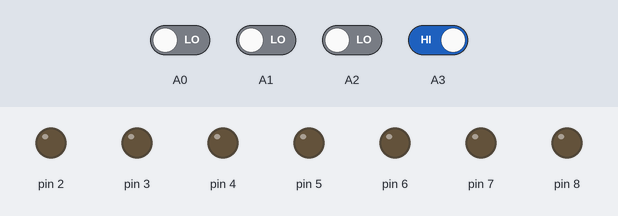
A sketch run on a simulated Arduino Uno, built with avr-gcc and run on an emulated ATmega328P. Parts: output pins drawn as LEDs (lit = HIGH). Inputs (shaded band) come from the test bench; at power-on: A3 HIGH, A0–2 LOW. What the sketch prints to the serial monitor is not drawn.

Above: at 1.2 s.
1.3 s: A1 driven HIGH
At 1.9 s:
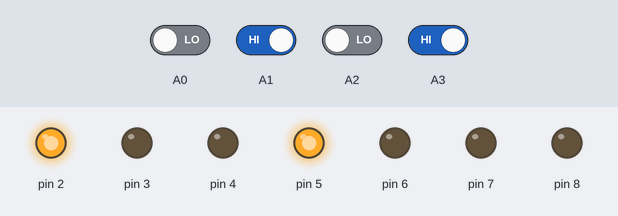
2.8 s: A3 driven LOW
At 4.0 s:
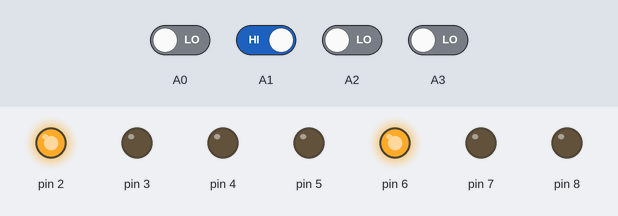
4.3 s: A0 driven HIGH
At 5.2 s:
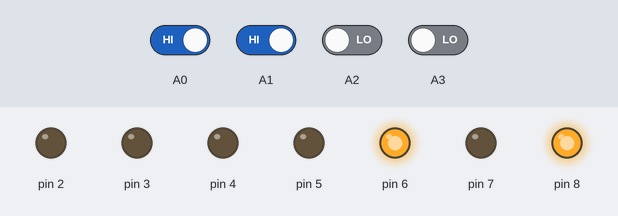
5.8 s: A2 driven HIGH
At 6.3 s:
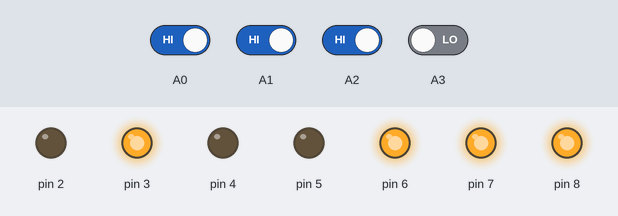
7.3 s: A0 driven LOW
At 8.5 s:
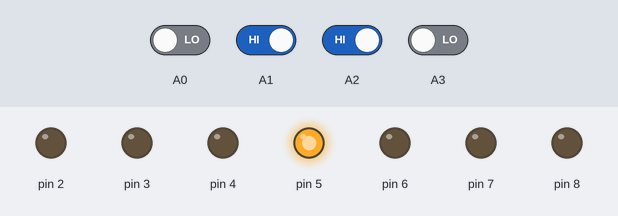
8.8 s: A1 driven LOW
At 9.8 s:
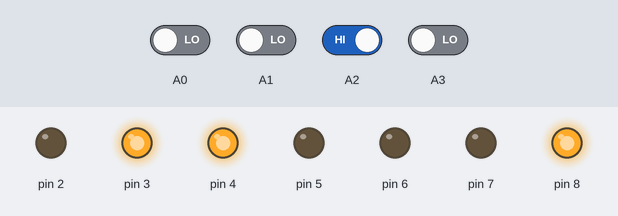
Timing chart, 0 to 11.3 s (numbered marks = the images above; inputs shaded):
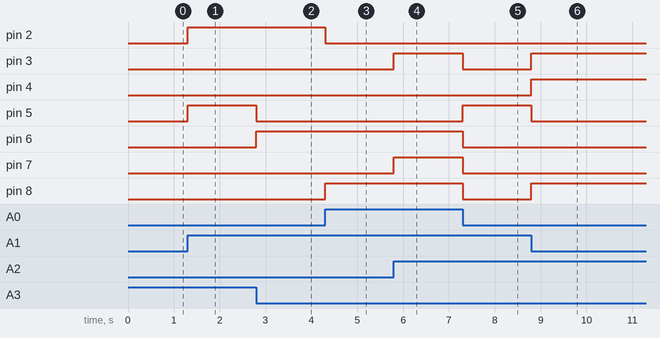

Measured:
- after the input at 1.3 s, pin 2, pin 5: LOW → HIGH at once
- after the input at 2.8 s, pin 5: HIGH → LOW at once; pin 6: LOW → HIGH at once
- after the input at 4.3 s, pin 2: HIGH → LOW at once; pin 8: LOW → HIGH at once
- after the input at 5.8 s, pin 3, pin 7: LOW → HIGH at once
- after the input at 7.3 s, pin 3, pin 6–8: HIGH → LOW at once; pin 5: LOW → HIGH at once
- after the input at 8.8 s, pin 3, pin 4, pin 8: LOW → HIGH at once; pin 5: HIGH → LOW at once

The sketch:

display7segmentos.ino
```cpp
void setup()
{
  Serial.begin(9600);
  pinMode(A0, INPUT);
  pinMode(A1, INPUT);
  pinMode(A2, INPUT);
  pinMode(A3, INPUT);
  pinMode(2, OUTPUT);
  pinMode(3, OUTPUT);
  pinMode(4, OUTPUT);
  pinMode(5, OUTPUT);
  pinMode(6, OUTPUT);
  pinMode(7, OUTPUT);
  pinMode(8, OUTPUT);
}

void loop()
{
  int S0 = digitalRead(A0);
  int S1 = digitalRead(A1);
  int S2 = digitalRead(A2);
  int S3 = digitalRead(A3);
  if (S3 == 0 && S2 == 0 && S1 == 0 && S0 == 0)
  {
    digitalWrite(8, 0); //E
    digitalWrite(7, 1); //G
    digitalWrite(6, 0); //F
    digitalWrite(5, 0); //B
    digitalWrite(4, 0); //A
    digitalWrite(3, 0); //D
    digitalWrite(2, 0); //C
    Serial.println("0");
  }
  else if (S3 == 0 && S2 == 0 && S1 == 0 && S0 == 1)
  {
    digitalWrite(8, 1); //E
    digitalWrite(7, 1); //G
    digitalWrite(6, 1); //F
    digitalWrite(5, 0); //B
    digitalWrite(4, 1); //A
    digitalWrite(3, 1); //D
    digitalWrite(2, 0); //C
    Serial.println("1");
  }
  else if (S3 == 0 && S2 == 0 && S1 == 1 && S0 == 0)
  {
    digitalWrite(8, 0); //E
    digitalWrite(7, 0); //G
    digitalWrite(6, 1); //F
    digitalWrite(5, 0); //B
    digitalWrite(4, 0); //A
    digitalWrite(3, 0); //D
    digitalWrite(2, 1); //C
    Serial.println("2");
  }
  else if (S3 == 0 && S2 == 0 && S1 == 1 && S0 == 1)
  {
    digitalWrite(8, 1); //E
    digitalWrite(7, 0); //G
    digitalWrite(6, 1); //F
    digitalWrite(5, 0); //B
    digitalWrite(4, 0); //A
    digitalWrite(3, 0); //D
    digitalWrite(2, 0); //C
    Serial.println("3");
  }
  else if (S3 == 0 && S2 == 1 && S1 == 0 && S0 == 0)
  {
    digitalWrite(8, 1); //E
    digitalWrite(7, 0); //G
    digitalWrite(6, 0); //F
    digitalWrite(5, 0); //B
    digitalWrite(4, 1); //A
    digitalWrite(3, 1); //D
    digitalWrite(2, 0); //C
    Serial.println("4");
  }
  else if (S3 == 0 && S2 == 1 && S1 == 0 && S0 == 1)
  {
    digitalWrite(8, 1); //E
    digitalWrite(7, 0); //G
    digitalWrite(6, 0); //F
    digitalWrite(5, 1); //B
    digitalWrite(4, 0); //A
    digitalWrite(3, 0); //D
    digitalWrite(2, 0); //C
    Serial.println("5");
  }
  else if (S3 == 0 && S2 == 1 && S1 == 1 && S0 == 0)
  {
    digitalWrite(8, 0); //E
    digitalWrite(7, 0); //G
    digitalWrite(6, 0); //F
    digitalWrite(5, 1); //B
    digitalWrite(4, 0); //A
    digitalWrite(3, 0); //D
    digitalWrite(2, 0); //C
    Serial.println("6");
  }
  else if (S3 == 0 && S2 == 1 && S1 == 1 && S0 == 1)
  {
    digitalWrite(8, 1); //E
    digitalWrite(7, 1); //G
    digitalWrite(6, 1); //F
    digitalWrite(5, 0); //B
    digitalWrite(4, 0); //A
    digitalWrite(3, 1); //D
    digitalWrite(2, 0); //C
    Serial.println("7");
  }
  else if (S3 == 1 && S2 == 0 && S1 == 0 && S0 == 0)
  {
    digitalWrite(8, 0); //E
    digitalWrite(7, 0); //G
    digitalWrite(6, 0); //F
    digitalWrite(5, 0); //B
    digitalWrite(4, 0); //A
    digitalWrite(3, 0); //D
    digitalWrite(2, 0); //C
    Serial.println("8");
  }
  else if (S3 == 1 && S2 == 0 && S1 == 0 && S0 == 1)
  {
    digitalWrite(8, 1); //E
    digitalWrite(7, 0); //G
    digitalWrite(6, 0); //F
    digitalWrite(5, 0); //B
    digitalWrite(4, 0); //A
    digitalWrite(3, 1); //D
    digitalWrite(2, 0); //C
    Serial.println("9");
  }
  else
  {
    digitalWrite(8, 0); //E
    digitalWrite(7, 0); //G
    digitalWrite(6, 0); //F
    digitalWrite(5, 1); //B
    digitalWrite(4, 0); //A
    digitalWrite(3, 0); //D
    digitalWrite(2, 1); //C
    Serial.println("ERROR");
  }
}
```
